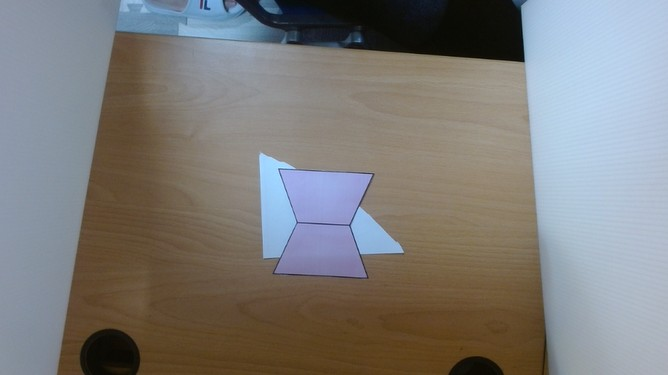
#> input picture cut_paper/1.jpg, 668 x 375 px, found by its file name
$ python detect_paper_contour.py
#> lines starting #> are read from the running program, lines starting #| are printed output that depends on the picture; after the words box and inside, x2 and y2 are one past the last pixel; in counts of white or black regions, pixels touching at a corner belong together; long printed decimals are rounded
import cv2
import numpy as np
import os


def detect_paper_contour(
    image_path, output_path=None, paper_width_cm=21.0, paper_height_cm=29.7
):
    """
    偵測圖片中紙張的輪廓並計算公分/像素比例

    Args:
        image_path (str): 輸入圖片路徑
        output_path (str, optional): 輸出圖片路徑，如果不指定則顯示結果
        paper_width_cm (float): 紙張實際寬度（公分），預設為A4紙寬度21.0cm
        paper_height_cm (float): 紙張實際高度（公分），預設為A4紙高度29.7cm

    Returns:
        tuple: (original_image, contours, largest_contour, cm_per_pixel_x, cm_per_pixel_y)
    """
#> called with image_path = 'cut_paper_circle/1.jpg', paper_width_cm = 21, paper_height_cm = 29.7

    # 讀取圖片
    image = cv2.imread(image_path)
#> image is the input picture: shape (375, 668, 3); mean B, G, R 122.7, 124.4, 125.8
    if image is None:
        raise ValueError(f"無法讀取圖片: {image_path}")

    # 複製原始圖片用於繪製
    original = image.copy()

    # 轉換為灰階
    gray = cv2.cvtColor(image, cv2.COLOR_BGR2GRAY)
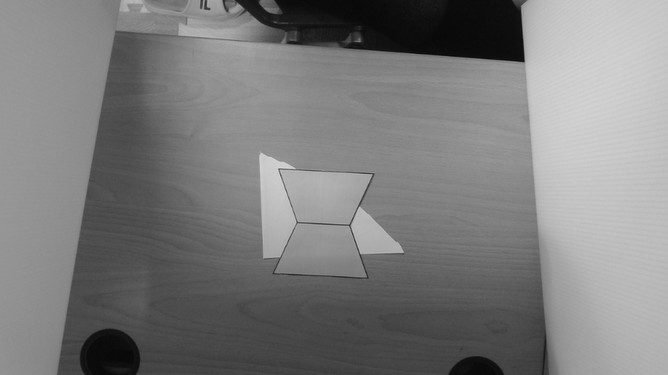
#> gray: shape (375, 668); min 6, max 221, mean 124.6

    # 應用高斯模糊以減少雜訊
    blurred = cv2.GaussianBlur(gray, (5, 5), 0)

    # 使用 Canny 邊緣偵測
    edges = cv2.Canny(blurred, 50, 150)
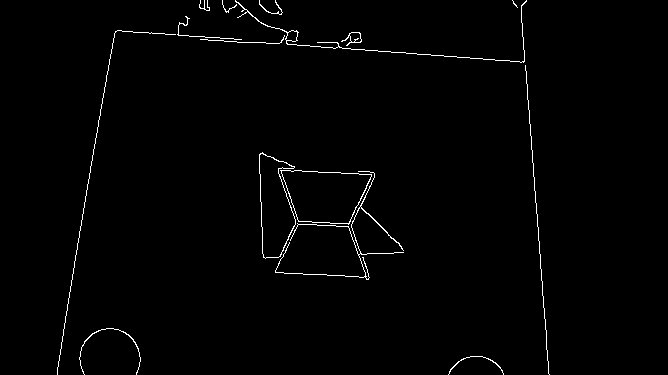
#> edges: shape (375, 668); 1.1% white in thin lines or dots, all inside (x1, y1, x2, y2) = (57, 0, 550, 375)

    # 進行形態學操作以連接斷裂的邊緣
    kernel = np.ones((3, 3), np.uint8)
    edges = cv2.dilate(edges, kernel, iterations=1)
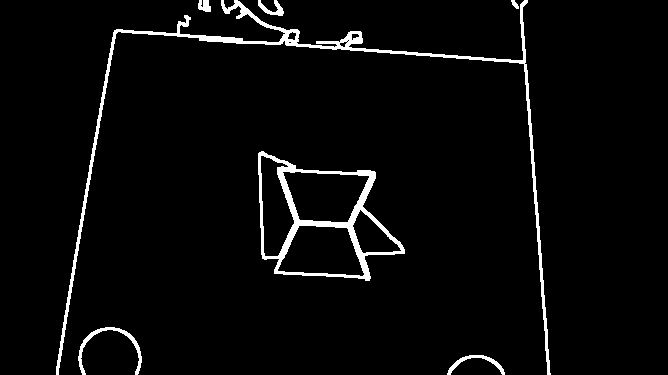
#> edges: shape (375, 668); 3.6% white; 7 white regions, largest, box (x1, y1, x2, y2) and area: (56, 0, 551, 375) 4703, (258, 151, 405, 281) 3227, (78, 327, 142, 375) 471
    edges = cv2.erode(edges, kernel, iterations=1)
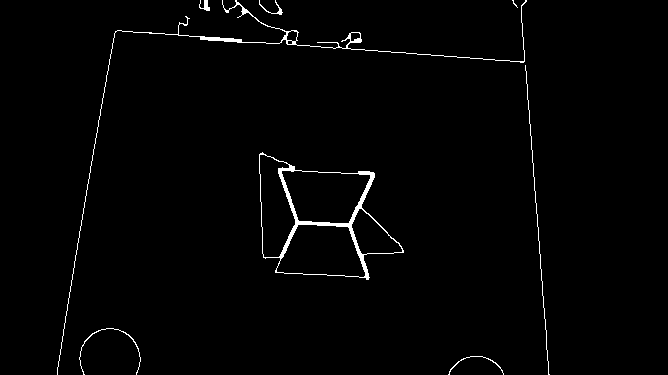
#> edges: shape (375, 668); 1.4% white; 8 white regions (1 under 20 px)

    # 尋找輪廓
    contours, hierarchy = cv2.findContours(
        edges, cv2.RETR_EXTERNAL, cv2.CHAIN_APPROX_SIMPLE
    )
#> contours = 8 contours, 2 with area under 20; largest, box (x1, y1, x2, y2) and area: (259, 152, 404, 280) 11838, (57, 0, 527, 375) 480, (199, 0, 210, 11) 38, (259, 0, 283, 15) 30, (79, 328, 141, 375) 28, (448, 356, 504, 375) 22

    # 過濾輪廓：找到面積最大的輪廓（假設是紙張）
    if len(contours) == 0:
        print("未找到任何輪廓")
        return original, [], None

    # 依照面積排序輪廓
    contours_sorted = sorted(contours, key=cv2.contourArea, reverse=True)
#> contours_sorted has the same summary as contours

    # 找到最大的四邊形輪廓（紙張通常是矩形）
    largest_contour = None
    for contour in contours_sorted:
        # 計算輪廓周長
        perimeter = cv2.arcLength(contour, True)
        # 近似多邊形
        approx = cv2.approxPolyDP(contour, 0.02 * perimeter, True)

        # 如果輪廓有4個點且面積足夠大，很可能是紙張
        area = cv2.contourArea(contour)
        if len(approx) == 4 and area > 1000:  # 面積閾值可調整
            largest_contour = approx
            break
#> this loop made 8 passes
#> (perimeter, area) on passes 1 to 6: (535.7, 11837.5), (2125.1, 480.5), (52.73, 37.5), (87.5, 30.5), (270.7, 28.5), (147.4, 22.5)

    # 如果沒有找到四邊形，就使用面積最大的輪廓
    if largest_contour is None:
        largest_contour = contours_sorted[0]
#> largest_contour = contour of 140 points, box (x1, y1, x2, y2) (259, 152, 404, 280), area 11838

    # 在原始圖片上繪製輪廓
    result_image = original.copy()
    cv2.drawContours(result_image, [largest_contour], -1, (0, 255, 0), 3)
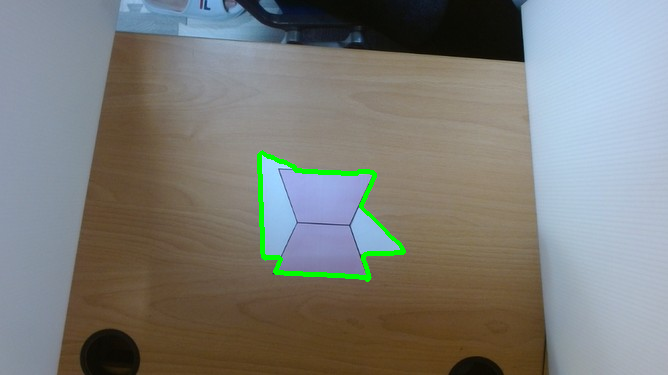
#> result_image: shape (375, 668, 3); 0.97% of pixels changed, all inside (x1, y1, x2, y2) = (257, 150, 406, 282)

    # 如果輪廓是四邊形，標記角點
    if len(largest_contour) == 4:
        for point in largest_contour:
            cv2.circle(result_image, tuple(point[0]), 8, (255, 0, 0), -1)

    # 使用 cv2.imshow 顯示結果
    if output_path:
        cv2.imwrite(output_path, result_image)
        print(f"結果已保存至: {output_path}")

    # 顯示原始圖片
    cv2.imshow("原始圖片", original)

    # 顯示邊緣偵測結果
    cv2.imshow("邊緣偵測", edges)

    # 顯示輪廓偵測結果
    cv2.imshow("紙張輪廓偵測", result_image)

    print("按任意鍵關閉視窗...")
    cv2.waitKey(0)  # 等待按鍵
    cv2.destroyAllWindows()  # 關閉所有視窗

    # 輸出輪廓資訊
    print(f"找到 {len(contours)} 個輪廓")
#| 找到 8 個輪廓
    print(f"最大輪廓面積: {cv2.contourArea(largest_contour):.2f} 像素")
#| 最大輪廓面積: 11837.50 像素
    print(f"最大輪廓周長: {cv2.arcLength(largest_contour, True):.2f} 像素")
#| 最大輪廓周長: 535.66 像素

    # 計算公分/像素比例
    cm_per_pixel_x = None
    cm_per_pixel_y = None

    if len(largest_contour) == 4:
        print("偵測到四邊形紙張輪廓")
        print("角點座標:")
        for i, point in enumerate(largest_contour):
            print(f"  角點 {i+1}: ({point[0][0]}, {point[0][1]})")

        # 計算紙張在圖片中的像素尺寸
        # 重新排序角點：左上、右上、右下、左下
        points = largest_contour.reshape(4, 2)
        # 計算質心
        center = np.mean(points, axis=0)

        # 根據相對於質心的位置排序角點
        def angle_from_center(point):
            return np.arctan2(point[1] - center[1], point[0] - center[0])

        sorted_points = sorted(points, key=angle_from_center)

        # 重新排列為：左上、右上、右下、左下
        # 先按y座標排序，再按x座標排序
        sorted_by_y = sorted(sorted_points, key=lambda p: p[1])
        top_points = sorted(sorted_by_y[:2], key=lambda p: p[0])  # 上方兩點按x排序
        bottom_points = sorted(sorted_by_y[2:], key=lambda p: p[0])  # 下方兩點按x排序

        top_left, top_right = top_points
        bottom_left, bottom_right = bottom_points

        # 計算寬度和高度（像素）
        width_top = np.linalg.norm(top_right - top_left)
        width_bottom = np.linalg.norm(bottom_right - bottom_left)
        height_left = np.linalg.norm(bottom_left - top_left)
        height_right = np.linalg.norm(bottom_right - top_right)

        # 取平均值
        avg_width_pixels = (width_top + width_bottom) / 2
        avg_height_pixels = (height_left + height_right) / 2

        # 計算公分/像素比例
        cm_per_pixel_x = paper_width_cm / avg_width_pixels
        cm_per_pixel_y = paper_height_cm / avg_height_pixels

        print(f"\n=== 尺寸計算結果 ===")
        print(f"紙張實際尺寸: {paper_width_cm} x {paper_height_cm} 公分")
        print(f"紙張像素尺寸: {avg_width_pixels:.2f} x {avg_height_pixels:.2f} 像素")
        print(f"X方向比例: {cm_per_pixel_x:.6f} 公分/像素")
        print(f"Y方向比例: {cm_per_pixel_y:.6f} 公分/像素")
        print(f"平均比例: {(cm_per_pixel_x + cm_per_pixel_y) / 2:.6f} 公分/像素")
        print(f"解析度: {1/cm_per_pixel_x:.2f} x {1/cm_per_pixel_y:.2f} 像素/公分")

        # 在結果圖片上標記角點和尺寸
        cv2.putText(
            result_image,
            f"Top-Left",
            tuple(top_left.astype(int)),
            cv2.FONT_HERSHEY_SIMPLEX,
            0.6,
            (255, 255, 0),
            2,
        )
        cv2.putText(
            result_image,
            f"Top-Right",
            tuple(top_right.astype(int)),
            cv2.FONT_HERSHEY_SIMPLEX,
            0.6,
            (255, 255, 0),
            2,
        )
        cv2.putText(
            result_image,
            f"Bottom-Left",
            tuple(bottom_left.astype(int)),
            cv2.FONT_HERSHEY_SIMPLEX,
            0.6,
            (255, 255, 0),
            2,
        )
        cv2.putText(
            result_image,
            f"Bottom-Right",
            tuple(bottom_right.astype(int)),
            cv2.FONT_HERSHEY_SIMPLEX,
            0.6,
            (255, 255, 0),
            2,
        )

        # 在圖片上顯示比例資訊
        text_y = 30
        cv2.putText(
            result_image,
            f"cm/pixel: {cm_per_pixel_x:.6f} x {cm_per_pixel_y:.6f}",
            (10, text_y),
            cv2.FONT_HERSHEY_SIMPLEX,
            0.8,
            (0, 255, 255),
            2,
        )
        cv2.putText(
            result_image,
            f"Size: {avg_width_pixels:.1f} x {avg_height_pixels:.1f} px",
            (10, text_y + 30),
            cv2.FONT_HERSHEY_SIMPLEX,
            0.8,
            (0, 255, 255),
            2,
        )

    else:
        print(f"偵測到 {len(largest_contour)} 個點的輪廓")
#| 偵測到 140 個點的輪廓
        print("警告: 無法精確計算公分/像素比例，因為輪廓不是四邊形")

        # 嘗試用邊界框估算
        x, y, w, h = cv2.boundingRect(largest_contour)
#> x = 259; y = 152; w = 145; h = 128
        print(f"邊界框尺寸: {w} x {h} 像素")
#| 邊界框尺寸: 145 x 128 像素

        # 假設較長的邊是高度，較短的邊是寬度
        if w > h:
            cm_per_pixel_x = paper_height_cm / w  # 較長邊對應高度
#> cm_per_pixel_x = 0.205
            cm_per_pixel_y = paper_width_cm / h  # 較短邊對應寬度
#> cm_per_pixel_y = 0.164
        else:
            cm_per_pixel_x = paper_width_cm / w  # 較短邊對應寬度
            cm_per_pixel_y = paper_height_cm / h  # 較長邊對應高度

        print(f"估算比例 - X方向: {cm_per_pixel_x:.6f} 公分/像素")
#| 估算比例 - X方向: 0.2048 公分/像素
        print(f"估算比例 - Y方向: {cm_per_pixel_y:.6f} 公分/像素")
#| 估算比例 - Y方向: 0.1641 公分/像素

    return original, contours, largest_contour, cm_per_pixel_x, cm_per_pixel_y


def process_all_images_in_folder(folder_path):
    """
    處理資料夾中的所有圖片

    Args:
        folder_path (str): 資料夾路徑
    """
    image_extensions = [".jpg", ".jpeg", ".png", ".bmp", ".tiff"]

    for filename in os.listdir(folder_path):
        if any(filename.lower().endswith(ext) for ext in image_extensions):
            image_path = os.path.join(folder_path, filename)
            print(f"\n處理圖片: {filename}")
            print("-" * 50)

            try:
                detect_paper_contour(image_path)
            except Exception as e:
                print(f"處理 {filename} 時發生錯誤: {e}")


if __name__ == "__main__":
    # 設定當前工作目錄
    current_dir = os.path.dirname(os.path.abspath(__file__))

    # # 處理資料夾中的所有圖片
    # print("偵測資料夾中所有圖片的紙張輪廓...")
    # process_all_images_in_folder(current_dir)

    # 或者可以單獨處理特定圖片
    image_path = "1.jpg"  # 替換為您要處理的圖片檔名
    if os.path.exists(os.path.join(current_dir, image_path)):
        print(f"\n單獨處理圖片: {image_path}")
        # 可以指定紙張尺寸，預設為A4 (21.0 x 29.7 cm)
        # 如果是其他尺寸，請修改 paper_width_cm 和 paper_height_cm 參數
        result = detect_paper_contour(
            os.path.join(current_dir, image_path),
            paper_width_cm=21.0,  # A4紙寬度
            paper_height_cm=29.7,  # A4紙高度
        )

        if len(result) >= 5:
            original, contours, largest_contour, cm_per_pixel_x, cm_per_pixel_y = result
#> cm_per_pixel_x = 0.205; cm_per_pixel_y = 0.164
            if cm_per_pixel_x and cm_per_pixel_y:
                print(f"\n=== 可用於後續計算的比例 ===")
                print(f"X方向比例: {cm_per_pixel_x}")
#| X方向比例: 0.2048
                print(f"Y方向比例: {cm_per_pixel_y}")
#| Y方向比例: 0.1641
    else:
        print(f"找不到圖片檔案: {image_path}")
        print("請確認檔案名稱和路徑是否正確")
